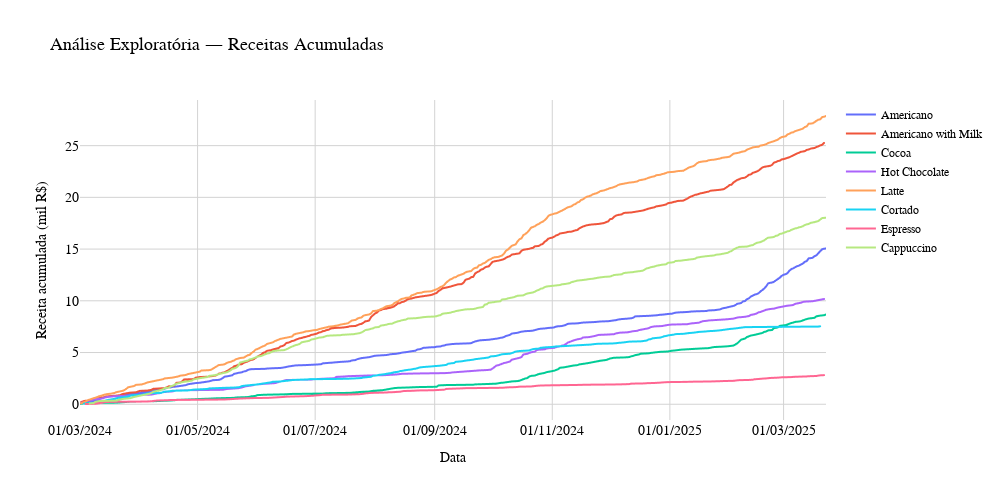

Notebook source saved alongside this figure:
### Code cell
# Tratamento de dados

accumulated_revenue = (database_vendas.groupby(["sale_date", "item"])["price"]
                 .sum().groupby(level = 1 ).cumsum().reset_index(name = "accumulated_revenue"))

accumulated_revenue["accumulated_revenue"] /= 1000

##################################################################################################################

figure4 = px.line(accumulated_revenue, x = "sale_date", y = "accumulated_revenue", color = "item",
               labels = {"sale_date": "Data", "accumulated_revenue": "Receita acumulada (mil R$)", "item": "Item"},
               title = "Análise Exploratória — Receitas Acumuladas", width = 1000, height = 500)

figure4.update_layout(
    title_font_size = 18, font = dict(size = 14, family = "Arial", color = "black"),
    plot_bgcolor = "white", paper_bgcolor = "white",
    legend = dict(title = "", font_size = 12, bgcolor = "rgba(0,0,0,0)"),
    xaxis = dict(showgrid = True, gridcolor = "lightgrey", zeroline = False, title_font_size = 14, tickformat = "%d/%m/%Y"),
    yaxis = dict(showgrid = True, gridcolor = "lightgrey", zeroline = False, title_font_size = 14)
)

# figure4.show()

### Figure 1 — Plotly figure (JSON) as saved in the notebook; plotly's stock layout.template omitted (floating-point values rounded to 4 significant figures; data arrays with more than 128 entries replaced by an {"elided": "..."} marker saying what was removed)
{"data": [{"hovertemplate": "Item=Americano<br>Data=%{x}<br>Receita acumulada (mil R$)=%{y}<extra></extra>", "legendgroup": "Americano", "line": {"color": "#636efa", "dash": "solid"}, "marker": {"symbol": "circle"}, "mode": "lines", "name": "Americano", "showlegend": true, "type": "scattergl", "x": {"elided": "249 str values"}, "xaxis": "x", "y": {"elided": "249 float values"}, "yaxis": "y"}, {"hovertemplate": "Item=Americano with Milk<br>Data=%{x}<br>Receita acumulada (mil R$)=%{y}<extra></extra>", "legendgroup": "Americano with Milk", "line": {"color": "#EF553B", "dash": "solid"}, "marker": {"symbol": "circle"}, "mode": "lines", "name": "Americano with Milk", "showlegend": true, "type": "scattergl", "x": {"elided": "316 str values"}, "xaxis": "x", "y": {"elided": "316 float values"}, "yaxis": "y"}, {"hovertemplate": "Item=Cocoa<br>Data=%{x}<br>Receita acumulada (mil R$)=%{y}<extra></extra>", "legendgroup": "Cocoa", "line": {"color": "#00cc96", "dash": "solid"}, "marker": {"symbol": "circle"}, "mode": "lines", "name": "Cocoa", "showlegend": true, "type": "scattergl", "x": {"elided": "141 str values"}, "xaxis": "x", "y": {"elided": "141 float values"}, "yaxis": "y"}, {"hovertemplate": "Item=Hot Chocolate<br>Data=%{x}<br>Receita acumulada (mil R$)=%{y}<extra></extra>", "legendgroup": "Hot Chocolate", "line": {"color": "#ab63fa", "dash": "solid"}, "marker": {"symbol": "circle"}, "mode": "lines", "name": "Hot Chocolate", "showlegend": true, "type": "scattergl", "x": {"elided": "160 str values"}, "xaxis": "x", "y": {"elided": "160 float values"}, "yaxis": "y"}, {"hovertemplate": "Item=Latte<br>Data=%{x}<br>Receita acumulada (mil R$)=%{y}<extra></extra>", "legendgroup": "Latte", "line": {"color": "#FFA15A", "dash": "solid"}, "marker": {"symbol": "circle"}, "mode": "lines", "name": "Latte", "showlegend": true, "type": "scattergl", "x": {"elided": "307 str values"}, "xaxis": "x", "y": {"elided": "307 float values"}, "yaxis": "y"}, {"hovertemplate": "Item=Cortado<br>Data=%{x}<br>Receita acumulada (mil R$)=%{y}<extra></extra>", "legendgroup": "Cortado", "line": {"color": "#19d3f3", "dash": "solid"}, "marker": {"symbol": "circle"}, "mode": "lines", "name": "Cortado", "showlegend": true, "type": "scattergl", "x": {"elided": "173 str values"}, "xaxis": "x", "y": {"elided": "173 float values"}, "yaxis": "y"}, {"hovertemplate": "Item=Espresso<br>Data=%{x}<br>Receita acumulada (mil R$)=%{y}<extra></extra>", "legendgroup": "Espresso", "line": {"color": "#FF6692", "dash": "solid"}, "marker": {"symbol": "circle"}, "mode": "lines", "name": "Espresso", "showlegend": true, "type": "scattergl", "x": ["2024-03-04", "2024-03-09", "2024-03-10", "2024-03-13", "2024-03-14", "2024-03-22", "2024-04-05", "2024-04-07", "2024-04-08", "2024-04-10", "2024-04-15", "2024-04-17", "2024-05-15", "2024-05-19", "2024-05-21", "2024-05-23", "2024-05-30", "2024-06-07", "2024-06-09", "2024-06-13", "2024-06-15", "2024-06-16", "2024-06-21", "2024-06-26", "2024-06-28", "2024-06-30", "2024-07-01", "2024-07-03", "2024-07-05", "2024-07-18", "2024-07-24", "2024-07-25", "2024-07-26", "2024-07-27", "2024-07-28", "2024-07-30", "2024-08-03", "2024-08-07", "2024-08-08", "2024-08-11", "2024-08-12", "2024-08-14", "2024-08-15", "2024-08-16", "2024-08-20", "2024-08-24", "2024-08-31", "2024-09-06", "2024-09-07", "2024-09-09", "2024-09-12", "2024-09-15", "2024-09-17", "2024-09-26", "2024-10-06", "2024-10-09", "2024-10-13", "2024-10-15", "2024-10-21", "2024-10-22", "2024-10-23", "2024-10-25", "2024-10-29", "2024-11-06", "2024-11-14", "2024-11-19", "2024-12-02", "2024-12-08", "2024-12-11", "2024-12-12", "2024-12-19", "2024-12-20", "2024-12-24", "2024-12-26", "2024-12-29", "2024-12-31", "2025-01-09", "2025-01-13", "2025-01-22", "2025-01-26", "2025-01-29", "2025-02-03", "2025-02-05", "2025-02-06", "2025-02-11", "2025-02-13", "2025-02-14", "2025-02-17", "2025-02-18", "2025-02-20", "2025-02-21", "2025-02-22", "2025-02-25", "2025-02-27", "2025-02-28", "2025-03-05", "2025-03-06", "2025-03-09", "2025-03-13", "2025-03-14", "2025-03-18", "2025-03-19", "2025-03-20", "2025-03-22"], "xaxis": "x", "y": [0.024, 0.048, 0.072, 0.169, 0.217, 0.241, 0.265, 0.289, 0.314, 0.363, 0.388, 0.412, 0.458, 0.5051, 0.5281, 0.5511, 0.5971, 0.6202, 0.6432, 0.6892, 0.7122, 0.7353, 0.7583, 0.7813, 0.8043, 0.8273, 0.8504, 0.8734, 0.9194, 0.9375, 0.9738, 0.9919, 1.01, 1.046, 1.064, 1.101, 1.119, 1.137, 1.155, 1.173, 1.191, 1.209, 1.246, 1.282, 1.3, 1.336, 1.354, 1.409, 1.481, 1.499, 1.517, 1.536, 1.554, 1.572, 1.593, 1.635, 1.656, 1.698, 1.719, 1.74, 1.761, 1.803, 1.824, 1.846, 1.867, 1.888, 1.909, 1.93, 1.951, 1.993, 2.014, 2.035, 2.056, 2.077, 2.119, 2.14, 2.161, 2.182, 2.204, 2.225, 2.246, 2.267, 2.309, 2.33, 2.351, 2.372, 2.414, 2.456, 2.477, 2.498, 2.519, 2.541, 2.562, 2.583, 2.604, 2.625, 2.646, 2.667, 2.688, 2.709, 2.73, 2.772, 2.793, 2.814], "yaxis": "y"}, {"hovertemplate": "Item=Cappuccino<br>Data=%{x}<br>Receita acumulada (mil R$)=%{y}<extra></extra>", "legendgroup": "Cappuccino", "line": {"color": "#B6E880", "dash": "solid"}, "marker": {"symbol": "circle"}, "mode": "lines", "name": "Cappuccino", "showlegend": true, "type": "scattergl", "x": {"elided": "261 str values"}, "xaxis": "x", "y": {"elided": "261 float values"}, "yaxis": "y"}], "layout": {"font": {"color": "black", "family": "Arial", "size": 14}, "height": 500, "legend": {"bgcolor": "rgba(0,0,0,0)", "font": {"size": 12}, "title": {"text": ""}, "tracegroupgap": 0}, "paper_bgcolor": "white", "plot_bgcolor": "white", "title": {"font": {"size": 18}, "text": "Análise Exploratória — Receitas Acumuladas"}, "width": 1000, "xaxis": {"anchor": "y", "domain": [0, 1], "gridcolor": "lightgrey", "showgrid": true, "tickformat": "%d/%m/%Y", "title": {"font": {"size": 14}, "text": "Data"}, "zeroline": false}, "yaxis": {"anchor": "x", "domain": [0, 1], "gridcolor": "lightgrey", "showgrid": true, "title": {"font": {"size": 14}, "text": "Receita acumulada (mil R$)"}, "zeroline": false}}}
